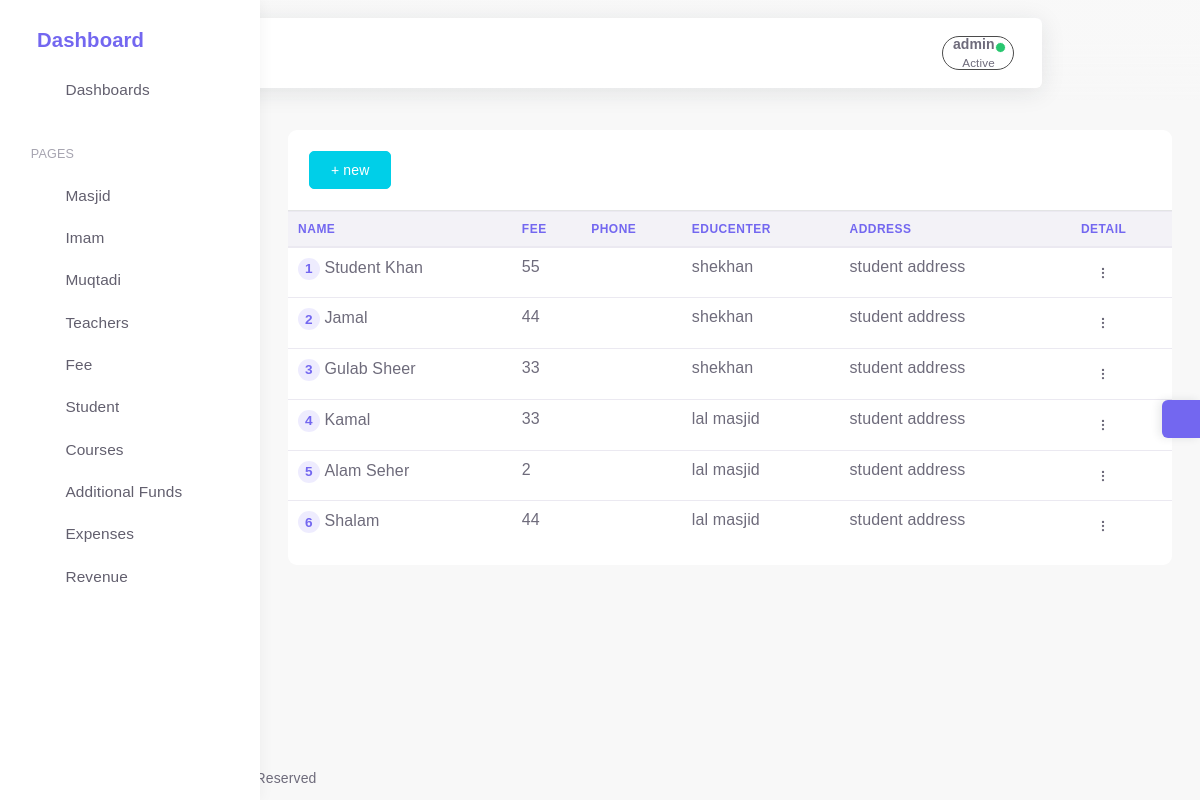
/stulist (signed in), run on the app's committed database.
### app/models.py (models this page shows, shortened)
class Cusmanager(models.Model):
    is_deleted=models.BooleanField(default=False)
    objects=Softdeletemanager()
    allobjects=models.Manager()
    class Meta:
        abstract=True

class Student(Cusmanager):
        name=models.CharField(max_length=30)
        f_name=models.CharField(max_length=30)
        fee=models.IntegerField()
        father_cnic=models.CharField(blank=True, max_length=15,null=True,validators=[validate_cnic])
        address = models.CharField(max_length=50)
        educenter=models.ForeignKey(Educenter,on_delete=models.CASCADE)
        birthdate=models.DateField(help_text="add your birth date")
        admission_date=models.PositiveIntegerField(default=today.day, validators=[validate_date])
        courses=models.ManyToManyField("Courses")
        grade=models.CharField(blank=True,null=True,max_length=30)
        adm_month = models.PositiveIntegerField(default=today.month, validators=[validate_date])
        adm_year = models.PositiveIntegerField(default=today.year, validators=[validate_year])

class Educenter(Cusmanager):
    useradmin = models.OneToOneField(Useradmin, on_delete=models.CASCADE)
    name=models.CharField(max_length=50)
    address=models.CharField(max_length=60)
    def __str__(self):
        return self.name

### app/views.py (the view, shortened to what this page needs)
# urls.py: path('stulist',Stulist.as_view(),name="stulist"),
class Stulist(LoginRequiredMixin,ListView):
    template_name="stu/stulist.html"
    model=Student
    context_object_name="studentlist"
    fields="__all__"
    def get_queryset(self):
        if self.request.user.is_superuser:
            qs=Student.objects.filter(is_deleted=False).order_by('educenter')
            return qs

### app/cusmanager.py (called while the page is built)
    def get_queryset(self):
        return super().get_queryset().filter(is_deleted=False)

### templates/stu/stulist.html (shortened to what this page needs)
{% extends 'base.html' %}
{% load static %}
{% block content %}
<link rel="stylesheet" type="text/css" href="https://cdn.datatables.net/1.10.20/css/jquery.dataTables.css">
<link rel="stylesheet"  href="https://cdn.datatables.net/buttons/2.2.3/css/buttons.dataTables.min.css" >
{% if request.user.is_superuser %}
<div style="border-radius:9px;"  class="bg-white table-responsive">
    <div class="card-header "><a href="{% url 'admcreatestu' %}" class="btn btn-info ">+ new</a>    </div>
                                <table class="table table-hover example">
                                    <thead>
                                        <tr>
                                            <th class="text-primary">Name</th>
                                            <th class="text-primary">fee</th>
                                            <th class="text-primary">phone</th>
                                            <th class="text-primary">educenter</th>
                                            <th class="text-primary">Address</th>
                                            <th class="text-primary">detail</th>
                                        </tr>
                                    </thead>
                                    <tbody id="sidenav-3">
                                      {% for student in studentlist %}
                                        <tr>
                                            <td>
                            <span class="badge badge-pill badge-light-primary"> {{forloop.counter}} </span><b></b><b></b>
                                                <span class="font-weight-bold name ">{{student.name|title}}</span>
                                            </td>
                                            <td>{{student.fee}}</td>
                                            <td>
                                            </td>
                                            <td><span class=" badge-light-primary mr-1">{{student.educenter}}</span></td>
                                            <td>
                                                <span class=" badge-light-primary mr-1">student address</span></td>
                                            <td>
                                                <div class="dropdown">
                                                    <button type="button" class="btn btn-sm dropdown-toggle hide-arrow waves-effect waves-float waves-light" data-toggle="dropdown">
                                                    </button>
                                                </div>
                                            </td>
                                        </tr>
                                    {% endfor %}
                                      </tbody>
                                    {% endif %}
                                </table>
                            </div>
</table></div>
 {% endblock %}

### templates/base.html (shortened to what this page needs)
{% load static %}
<html class="loading" lang="en" data-textdirection="ltr">
<head>
 <link href="https://cdn.jsdelivr.net/npm/select2@4.1.0-beta.1/dist/css/select2.min.css" rel="stylesheet" />
    <link rel="stylesheet" type="text/css" href="{% static '/app-assets/vendors/css/vendors.min.css' %}">
    <link rel="stylesheet" type="text/css" href="{% static '/app-assets/vendors/css/extensions/toastr.min.css' %}">
    <link rel="stylesheet" type="text/css " href="{% static '/app-assets/vendors/css/charts/apexcharts.css' %}">
    <link rel="stylesheet" href="https://cdn.jsdelivr.net/npm/bootstrap@4.6.0/dist/css/bootstrap.min.css">
    <link rel="stylesheet" type="text/css" href="{% static '/app-assets/css/bootstrap-extended.min.css' %}">
    <link rel="stylesheet" type="text/css" href="{% static '/app-assets/css/bootstrap.min.css' %}">
    <link rel="stylesheet" type="text/css" href="{% static '/app-assets/css/colors.min.css' %}">
    <link rel="stylesheet" type="text/css" href="{% static '/app-assets/css/components.min.css' %}">
    <link rel="stylesheet" type="text/css" href="{% static '/app-assets/css/themes/dark-layout.min.css' %}">
    <link rel="stylesheet" type="text/css" href="{% static '/app-assets/css/themes/bordered-layout.min.css' %}">
    <link rel="stylesheet" type="text/css" href="{% static '/app-assets/css/themes/semi-dark-layout.min.css' %}">
    <link rel="stylesheet" type="text/css" href="{% static '/app-assets/css/core/menu/menu-types/vertical-menu.min.css' %}">
    <link rel="stylesheet" type="text/css" href="{% static '/app-assets/css/pages/dashboard-ecommerce.min.css' %}">
    <link rel="stylesheet" type="text/css" href="{% static '/app-assets/css/plugins/charts/chart-apex.min.css' %}">
    <link rel="stylesheet" type="text/css" href="{% static '/app-assets/css/plugins/extensions/ext-component-toastr.min.css' %}">
    <link rel="stylesheet" type="text/css" href="{% static '/assets/css/style.css' %}">
</head>
<body class="vertical-layout vertical-menu-modern  navbar-floating footer-static  mainbody" data-open="click" data-menu="vertical-menu-modern" data-col="">
    <span style="display:none;">{% now "Y" as cyear %} {% now "n" as cmonth%}</span>
<nav class="header-navbar navbar navbar-expand-lg align-items-center floating-nav navbar-light navbar-shadow container-xxl">
    <div class="navbar-container d-flex content">
        <div class="bookmark-wrapper d-flex align-items-center">
            <ul class="nav navbar-nav">
                <li class="nav-item d-none d-lg-block"><a class="nav-link bookmark-star"><i class="ficon text-warning" data-feather="star"></i></a>
                </li>
            </ul>
        </div>
        <ul class="nav navbar-nav align-items-center ml-auto rounded">
            {% if request.user.is_authenticated %}
            <li class="nav-item dropdown dropdown-user border-dark"  style="padding:0px; margin:0px; border-radius:90px;"><a class=" nav-link dropdown-toggle dropdown-user-link"  href="javascript:void(0);" data-toggle="dropdown" aria-haspopup="true" aria-expanded="false">
                <div class="user-nav d-sm-flex d-none"><span class="user-name font-weight-bolder">{{request.user}}</span><span class="user-status">Active</span></div><span class="avatar"><span class="avatar-status-online"></span></span></a>
            </li>
            {% endif %}
        </ul>
    </div>
</nav>
<div class="main-menu menu-fixed menu-light menu-accordion menu-shadow" data-scroll-to-active="true">
    <div class="navbar-header">
        <ul class="nav navbar-nav flex-row">
            <li class="nav-item mr-auto"><a class="navbar-brand" href="/">
                    <h2 class="brand-text">Dashboard</h2></a></li>
            <li class="nav-item nav-toggle"><a class="nav-link modern-nav-toggle pr-0" data-toggle="collapse"><i class="d-none d-xl-block collapse-toggle-icon font-medium-4  text-primary" data-feather="disc" data-ticon="disc"></i></a></li>
        </ul>
    </div>
    <div class="main-menu-content">
        <ul class="navigation navigation-main" id="main-menu-navigation" data-menu="menu-navigation">
            <li class=" nav-item"><a class="d-flex align-items-center" href="/"><i data-feather="home"></i><span class="menu-title text-truncate" data-i18n="Dashboards">Dashboards</span></a>
            </li>
            <li class=" navigation-header  align-items-center"><span data-i18n="Apps &amp; Pages">   Pages</span><i data-feather="more-horizontal"></i>
          {% if request.user.is_superuser %}
            </li>
            <li class=" nav-item"><a class="d-flex align-items-center" href="{% url 'educenlist'%}"><i data-feather="home"></i><span class="menu-title text-truncate" data-i18n="Email">Masjid</span></a>
            </li>
          {% endif %}
            <li class=" nav-item"><a class="d-flex align-items-center" href="{% url 'imamlist'%}"><i data-feather="users"></i><span class="menu-title text-truncate" data-i18n="Chat">Imam </span></a>
            </li>
            <li class=" nav-item"><a class="d-flex align-items-center" href="{% url 'emplist'%}"><i data-feather="users"></i><span class="menu-title text-truncate" data-i18n="Todo">Muqtadi</span></a>
            </li>
            <li class=" nav-item"><a class="d-flex align-items-center" href="{% url 'teacherlist'%}"><i data-feather="users"></i><span class="menu-title text-truncate" data-i18n="Calendar">Teachers</span></a>
            </li>
            <li class=" nav-item"><a class="d-flex align-items-center" href="{% url 'paytmentmenue'%}"><i data-feather="dollar-sign"></i><span class="menu-title text-truncate" data-i18n="Kanban">Fee</span></a>
            </li>
            <li class=" nav-item"><a class="d-flex align-items-center" href="{% url 'stulist'%}"><i data-feather="users"></i><span class="menu-title text-truncate" data-i18n="Kanban">Student</span></a>
            </li>
            <li class=" nav-item"><a class="d-flex align-items-center" href="{% url 'courseslist'%}"><i data-feather="book"></i><span class="menu-title text-truncate" data-i18n="Kanban">Courses</span></a>
            </li>
            <li class=" nav-item"><a class="d-flex align-items-center" href="{% url 'sidefundlist' cmonth cyear %}"><i data-feather="briefcase"></i><span class="menu-title text-truncate" data-i18n="Kanban">Additional Funds</span></a>
            </li>
            <li class=" nav-item"><a class="d-flex align-items-center" href="{% url 'expenselist' cmonth cyear %}"><i data-feather="shopping-bag"></i><span class="menu-title text-truncate" data-i18n="Kanban">Expenses</span></a>
            </li>
            {% now "n" as current_month %}
            {% now "Y" as current_year %}
            <li class=" nav-item"><a class="d-flex align-items-center" href="{% url 'showrevenue'  current_month current_year %}"><i data-feather="pocket"></i><span class="menu-title text-truncate" data-i18n="Kanban">Revenue</span></a>
            </li>
        </ul>
    </div>
</div>
<div class="app-content content">
    <div class="content-wrapper container-xxl p-0">
        <div class="content-header row">
        </div>
        <div class="content-body">
            <section id="multiple-column-form sect" class="mainsection float-center ">
                    {% block content %}
                    {% endblock content %}
        </div>
    </div>
<div class="customizer d-none d-md-block"><a class="customizer-toggle d-flex align-items-center justify-content-center" href="javascript:void(0);"><i class="spinner" data-feather="settings"></i></a>
</div>
<footer class="footer footer-static footer-light">
  <p class="clearfix mb-0"><span class="float-md-left d-block d-md-inline-block mt-25">COPYRIGHT  &copy; 2022<a class="ml-25" href="https://1.envato.market/pixinvent_portfolio" target="_blank">test</a><span class="d-none d-sm-inline-block">, All rights Reserved</span></span></p>
</footer>
</body>
</html>

### data on the page
Student: name "Student Khan", fee "55", educenter "shekhan"
Student: name "Jamal", fee "44", educenter "shekhan"
Student: name "Gulab Sheer", fee "33", educenter "shekhan"
Student: name "Kamal", fee "33", educenter "lal masjid"
Student: name "Alam Seher", fee "2", educenter "lal masjid"
Student: name "Shalam", fee "44", educenter "lal masjid"

### other printed values
{{ request.user }} "admin"
